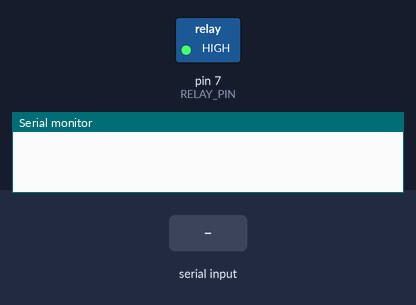
Recording of a sketch running on a simulated Arduino Uno, built with avr-gcc and run on an emulated ATmega328P. Parts: switched loads named in the sketch (green lamp = pin HIGH), the last lines printed to the serial monitor. The inputs (shaded band) are chosen by the test bench.

Above: at 1.2 s.
1.3 s: "ACCESS_GRANTED\n" received over Serial
At 2.2 s:
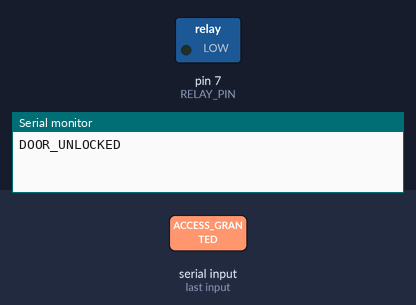
Timing chart, 0 to 4.8 s (numbered marks = the images above; inputs shaded):
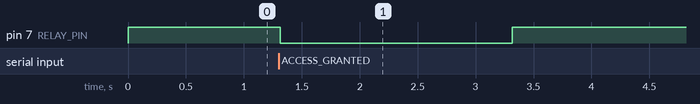

Measured:
- after the input at 1.3 s, pin 7 (RELAY_PIN): HIGH → LOW at once, → HIGH 2.0 s later

The sketch:

relay_unlock.ino
```cpp
#define RELAY_PIN 7
#define RELAY_ON LOW       // Common active-LOW relay modules
#define RELAY_OFF HIGH

String command = "";

void setup() {
  digitalWrite(RELAY_PIN, RELAY_OFF);
  pinMode(RELAY_PIN, OUTPUT);
  Serial.begin(9600);
}

void loop() {
  while (Serial.available() > 0) {
    const char c = (char)Serial.read();
    if (c == '\n') {
      command.trim();
      if (command == "ACCESS_GRANTED") {
        digitalWrite(RELAY_PIN, RELAY_ON);
        Serial.println("DOOR_UNLOCKED");
        delay(2000);
        digitalWrite(RELAY_PIN, RELAY_OFF);
        Serial.println("DOOR_LOCKED");
      }
      command = "";
    } else if (c != '\r' && command.length() < 40) {
      command += c;
    }
  }
}
```
